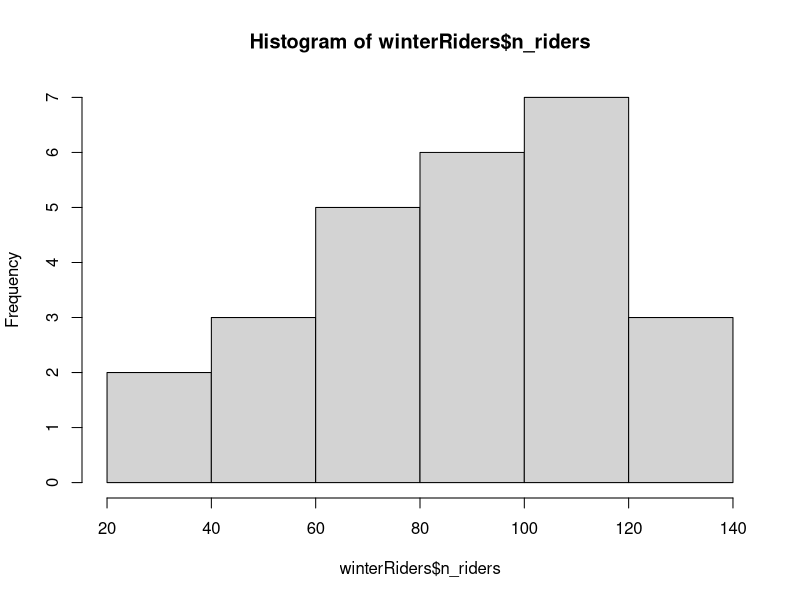

This figure's R source:
## ---- chunk 1
library(dplyr)
## ---- chunk 2
daily <- read.csv("./DATA/daily.csv")
#daily <- ordered(daily$day_of_week, levels =  c("Mon","Tues","Wed","Thurs","Fri","Sat","Sun"))

daily2 <- factor(daily$day_of_week,  levels = c("Mon","Tues","Wed","Thurs","Fri","Sat","Sun"))
table(daily2)
## ---- chunk 3
weekend <- filter(daily, day_of_week == "Sat" | day_of_week  ==  "Sun")
weekday <-filter(daily, day_of_week != "Sat" & day_of_week  !=  "Sun")
## ---- chunk 4
winterRiders <- filter(weekend, month == "Jan" | month == "Feb"| month  == "Mar")
## ---- chunk 5
hist(winterRiders$n_riders)
## ---- chunk 6
###Get desired numbers
even_row_num <- seq(2,nrow(daily),2)
odd_row_num<-seq(1,nrow(daily),2)
even <- daily[even_row_num,]
odd <- daily[odd_row_num,]

## ---- chunk 7
set.seed(440)
sample<- sample(1:nrow(daily), nrow(daily)*0.6, replace  = TRUE)
train <-  daily[sample,]
test <- daily[-sample,]

